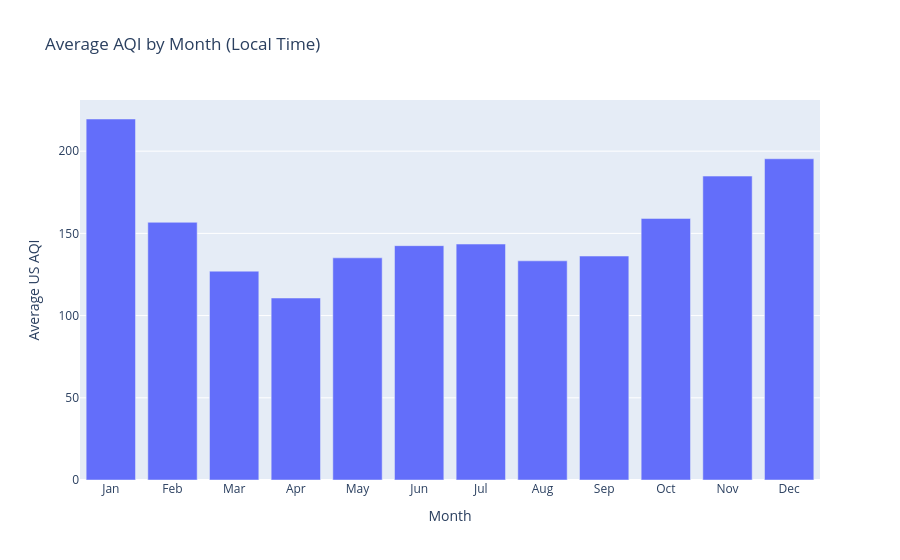

This figure's notebook cell:
### Markdown cell above
## Chart 4: Monthly seasonality

Finding: monthly mean AQI is highest in winter, especially January, and lowest in spring, with a strong seasonal amplitude.

Possible explanation: winter inversions and seasonal burning behavior can trap pollutants, while spring conditions appear more dispersive.

Model implication: month should be encoded cyclically rather than as a raw integer so the model can learn recurring seasonality without a false December-to-January discontinuity.

### Code cell
month_order = ['Jan', 'Feb', 'Mar', 'Apr', 'May', 'Jun', 'Jul', 'Aug', 'Sep', 'Oct', 'Nov', 'Dec']
monthly = aqi_clean.groupby('month_name', observed=False)['us_aqi'].mean().reindex(month_order).reset_index()
fig = px.bar(monthly, x='month_name', y='us_aqi', title='Average AQI by Month (Local Time)')
fig.update_layout(xaxis_title='Month', yaxis_title='Average US AQI')
fig.show()

### Figure 1 — Plotly figure (JSON) as saved in the notebook; plotly's stock layout.template omitted (floating-point values rounded to 4 significant figures)
{"data": [{"alignmentgroup": "True", "hovertemplate": "month_name=%{x}<br>us_aqi=%{y}<extra></extra>", "legendgroup": "", "marker": {"color": "#636efa", "pattern": {"shape": ""}}, "name": "", "offsetgroup": "", "orientation": "v", "showlegend": false, "textposition": "auto", "type": "bar", "x": ["Jan", "Feb", "Mar", "Apr", "May", "Jun", "Jul", "Aug", "Sep", "Oct", "Nov", "Dec"], "xaxis": "x", "y": [219.6, 156.7, 127.0, 110.7, 135.1, 142.5, 143.5, 133.3, 136.2, 159.1, 184.9, 195.4], "yaxis": "y"}], "layout": {"barmode": "relative", "legend": {"tracegroupgap": 0}, "title": {"text": "Average AQI by Month (Local Time)"}, "xaxis": {"anchor": "y", "domain": [0, 1], "title": {"text": "Month"}}, "yaxis": {"anchor": "x", "domain": [0, 1], "title": {"text": "Average US AQI"}}}}
